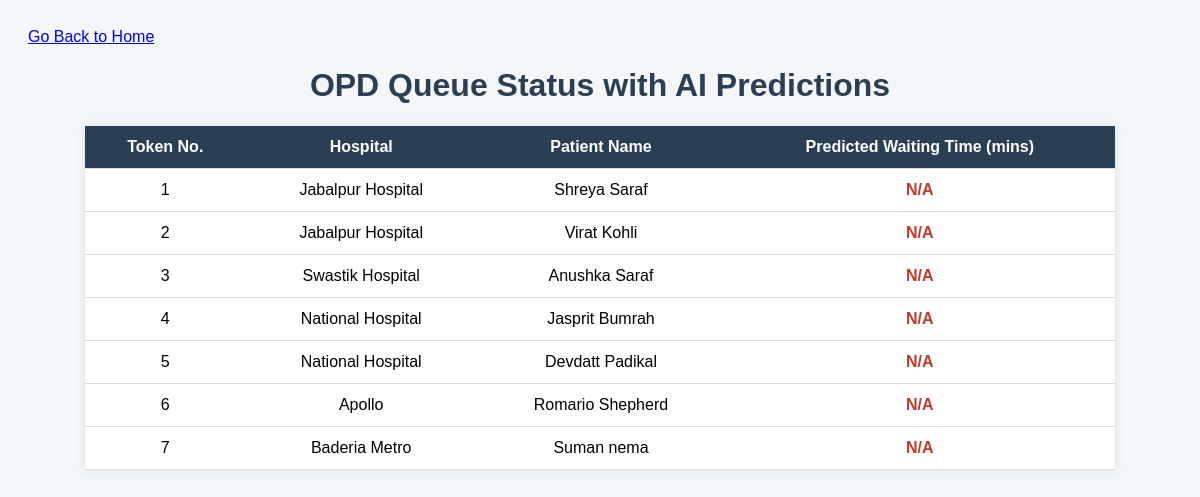
/api/queue-management/, run on an earlier commit of the app's database.
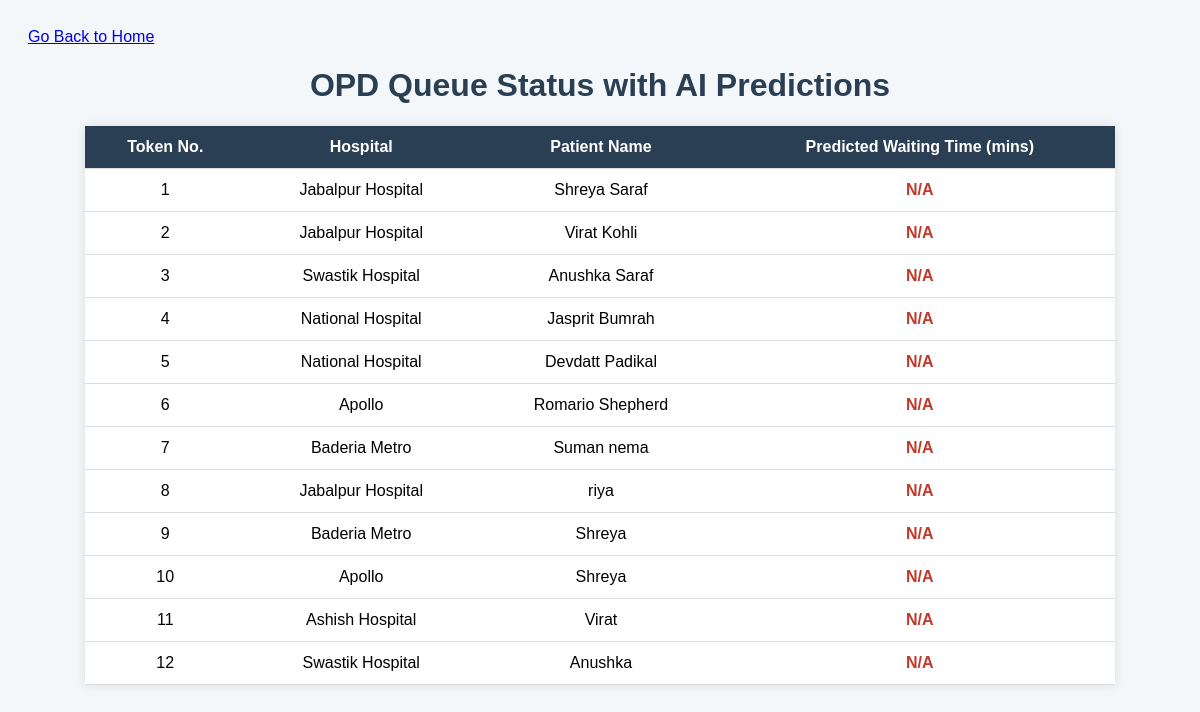
And on a later commit of the database.
### hospital/models.py (models this page shows, shortened)
class Hospital(models.Model):
    name = models.CharField(max_length=100)
    total_beds = models.IntegerField(default=0)
    available_beds = models.IntegerField(default=0)
    address = models.TextField(blank=True)
    phone = models.CharField(max_length=15, blank=True)
    email = models.EmailField(blank=True)
    location = models.CharField(max_length=200, blank=True, null=True)

class Patient(models.Model):
    CONDITION_CHOICES = [
        ('Stable', 'Stable'),
        ('Critical', 'Critical'),
    ]
    STATUS_CHOICES = [
        ('Waiting', 'Waiting'),
        ('Admitted', 'Admitted'),
        ('Discharged', 'Discharged'),
    ]
    name = models.CharField(max_length=100)
    age = models.IntegerField()
    date_of_birth = models.DateField()
    condition = models.CharField(max_length=20, choices=CONDITION_CHOICES)
    situation = models.TextField()
    symptoms = models.TextField()
    email = models.EmailField()
    phone = models.CharField(max_length=15)
    family_phone = models.CharField(max_length=15)
    appointment_date = models.DateField()
    registration_time = models.DateTimeField(default=timezone.now)
    status = models.CharField(max_length=20, choices=STATUS_CHOICES, default='Waiting')
    bed_number = models.IntegerField(null=True, blank=True)
    token = models.CharField(max_length=8, unique=True)
    hospital = models.ForeignKey(Hospital, on_delete=models.CASCADE)
    queue_position = models.IntegerField(null=True, blank=True)

### hospital/views.py (the view)
# urls.py: path('queue-management/', queue_management, name='queue_management'),  # HTML view
def queue_management(request):
    patients = Patient.objects.filter(status='Waiting').order_by('registration_time')
    predictions = []
    for idx, patient in enumerate(patients):
        predicted_time = predict_queue(
            patient.hospital.name,
            patient.condition,
            patient.situation,
            patient.symptoms
        )
        predictions.append({
            'name': patient.name,
            'department': patient.hospital.name,
            'queue_position': idx + 1,
            'predicted_waiting_time': predicted_time if predicted_time is not None else "N/A"
        })
    return render(request, 'hospital/queue_management.html', {
        'predictions': predictions,
    })

### hospital/templates/hospital/queue_management.html (shortened to what this page needs)
<!DOCTYPE html>
<html lang="en">
<head>
</head>
<body>
  <a href="{% url 'home' %}" class="bg-blue-500 hover:bg-blue-700 text-white font-bold py-2 px-4 rounded">
    Go Back to Home
  </a>
  <h1>OPD Queue Status with AI Predictions</h1>
  <table>
    <thead>
      <tr>
        <th>Token No.</th>
        <th>Hospital</th>
        <th>Patient Name</th>
        <th>Predicted Waiting Time (mins)</th>
      </tr>
    </thead>
    <tbody>
      {% if predictions %}
        {% for prediction in predictions %}
        <tr>
          <td>{{ prediction.queue_position }}</td>
          <td>{{ prediction.department }}</td>
          <td>{{ prediction.name }}</td>
          <td class="predicted">
            {% if prediction.predicted_waiting_time == "N/A" %}
              <span class="na">N/A</span>
            {% else %}
              {{ prediction.predicted_waiting_time }}
            {% endif %}
          </td>
        </tr>
        {% endfor %}
      {% else %}
        <tr>
          <td colspan="4" style="text-align:center; color:#888;">No patients in the queue.</td>
        </tr>
      {% endif %}
    </tbody>
  </table>
</body>
</html>

What changed in the data, as far as the page shows it:
added Patient: name "riya"
added Patient: name "Shreya"
added Patient: name "Shreya"
now on this page (row unchanged): Hospital: department "Ashish Hospital"
added Patient: name "Virat"
added Patient: name "Anushka"
Also different on the page:
new list line: "8 N/A"
new list line: "Jabalpur Hospital"
new list line: "9 N/A"
new list line: "Baderia Metro"
new list line: "10 N/A"
new list line: "Apollo"
new list line: "11 N/A"
new list line: "12 N/A"
new list line: "Swastik Hospital"
